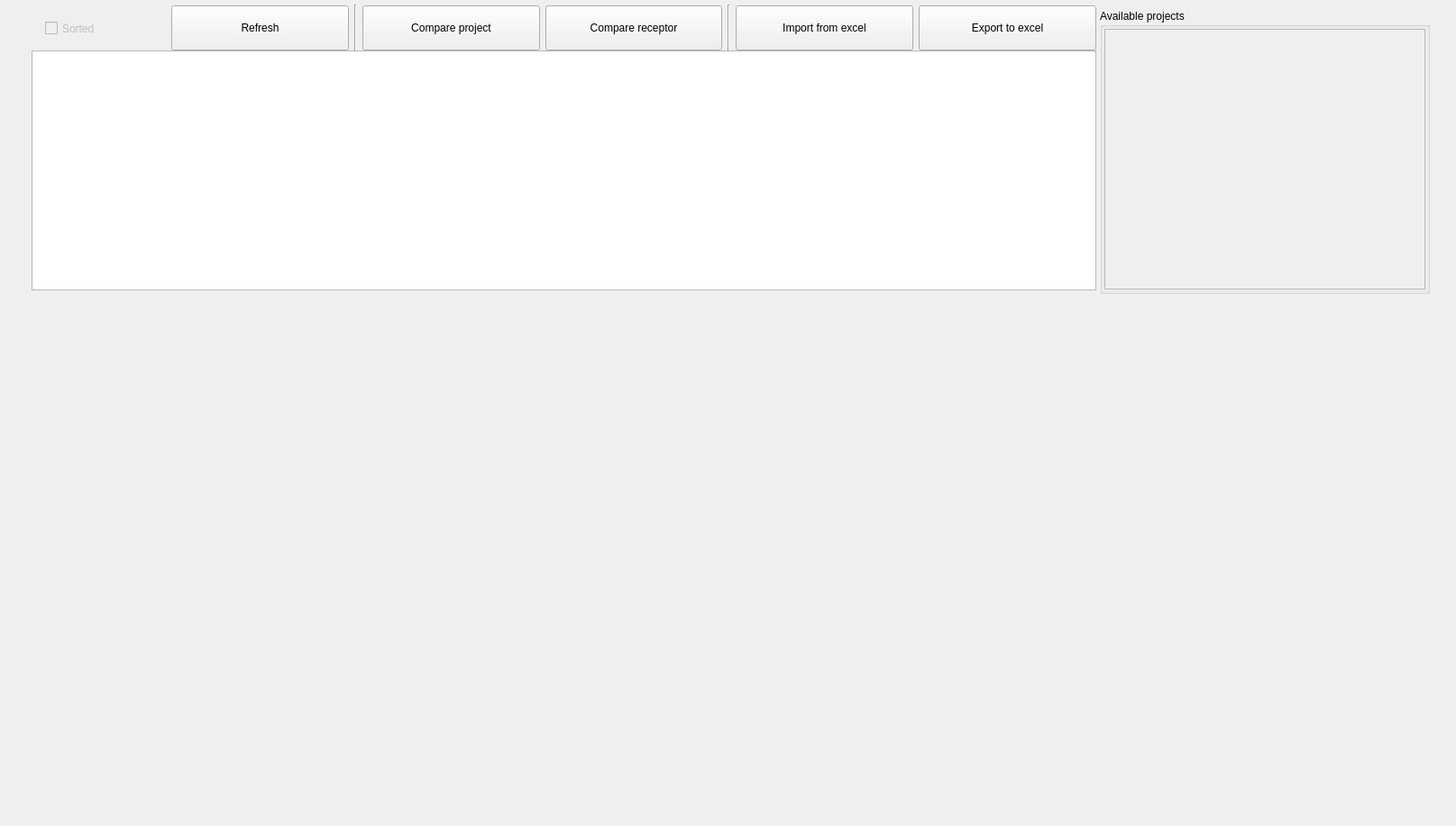
<?xml version="1.0" encoding="UTF-8"?>
<ui version="4.0">
 <class>uiDockingResults</class>
 <widget class="QWidget" name="uiDockingResults">
  <property name="geometry">
   <rect>
    <x>0</x>
    <y>0</y>
    <width>1615</width>
    <height>916</height>
   </rect>
  </property>
  <property name="windowTitle">
   <string>Docking Results</string>
  </property>
  <widget class="QWidget" name="layoutWidget">
   <property name="geometry">
    <rect>
     <x>35</x>
     <y>325</y>
     <width>1551</width>
     <height>576</height>
    </rect>
   </property>
   <layout class="QVBoxLayout" name="verticalLayout_4" stretch="80,500">
    <property name="spacing">
     <number>0</number>
    </property>
    <item>
     <layout class="QVBoxLayout" name="uiToolbarLayout"/>
    </item>
    <item>
     <layout class="QVBoxLayout" name="uiPlotLayout"/>
    </item>
   </layout>
  </widget>
  <widget class="QTableView" name="uiResultsTableView">
   <property name="geometry">
    <rect>
     <x>35</x>
     <y>56</y>
     <width>1181</width>
     <height>266</height>
    </rect>
   </property>
   <property name="alternatingRowColors">
    <bool>true</bool>
   </property>
  </widget>
  <widget class="QCheckBox" name="uiSortedCheck">
   <property name="enabled">
    <bool>false</bool>
   </property>
   <property name="geometry">
    <rect>
     <x>50</x>
     <y>20</y>
     <width>92</width>
     <height>23</height>
    </rect>
   </property>
   <property name="text">
    <string>Sorted</string>
   </property>
  </widget>
  <widget class="QGroupBox" name="groupBox">
   <property name="geometry">
    <rect>
     <x>1220</x>
     <y>10</y>
     <width>366</width>
     <height>316</height>
    </rect>
   </property>
   <property name="title">
    <string>Available projects</string>
   </property>
   <layout class="QVBoxLayout" name="verticalLayout">
    <property name="leftMargin">
     <number>2</number>
    </property>
    <property name="topMargin">
     <number>2</number>
    </property>
    <property name="rightMargin">
     <number>2</number>
    </property>
    <property name="bottomMargin">
     <number>2</number>
    </property>
    <item>
     <widget class="QScrollArea" name="uiProjectsArea">
      <property name="widgetResizable">
       <bool>true</bool>
      </property>
      <widget class="QWidget" name="scrollAreaWidgetContents">
       <property name="geometry">
        <rect>
         <x>0</x>
         <y>0</y>
         <width>354</width>
         <height>284</height>
        </rect>
       </property>
       <widget class="QWidget" name="verticalLayoutWidget">
        <property name="geometry">
         <rect>
          <x>0</x>
          <y>0</y>
          <width>351</width>
          <height>281</height>
         </rect>
        </property>
        <layout class="QVBoxLayout" name="uiProjectsLayout">
         <property name="sizeConstraint">
          <enum>QLayout::SetNoConstraint</enum>
         </property>
        </layout>
       </widget>
      </widget>
     </widget>
    </item>
   </layout>
  </widget>
  <widget class="QWidget" name="">
   <property name="geometry">
    <rect>
     <x>190</x>
     <y>5</y>
     <width>1026</width>
     <height>52</height>
    </rect>
   </property>
   <layout class="QHBoxLayout" name="horizontalLayout">
    <item>
     <widget class="QPushButton" name="uiRefreshButton">
      <property name="minimumSize">
       <size>
        <width>0</width>
        <height>50</height>
       </size>
      </property>
      <property name="text">
       <string>Refresh</string>
      </property>
     </widget>
    </item>
    <item>
     <widget class="Line" name="line_2">
      <property name="orientation">
       <enum>Qt::Vertical</enum>
      </property>
     </widget>
    </item>
    <item>
     <widget class="QPushButton" name="uiCompareProjectButton">
      <property name="minimumSize">
       <size>
        <width>0</width>
        <height>50</height>
       </size>
      </property>
      <property name="text">
       <string>Compare project</string>
      </property>
     </widget>
    </item>
    <item>
     <widget class="QPushButton" name="uiCompareReceptorButton">
      <property name="minimumSize">
       <size>
        <width>0</width>
        <height>50</height>
       </size>
      </property>
      <property name="text">
       <string>Compare receptor</string>
      </property>
     </widget>
    </item>
    <item>
     <widget class="Line" name="line">
      <property name="orientation">
       <enum>Qt::Vertical</enum>
      </property>
     </widget>
    </item>
    <item>
     <widget class="QPushButton" name="uiImportButton">
      <property name="minimumSize">
       <size>
        <width>0</width>
        <height>50</height>
       </size>
      </property>
      <property name="text">
       <string>Import from excel</string>
      </property>
     </widget>
    </item>
    <item>
     <widget class="QPushButton" name="uiExportButton">
      <property name="minimumSize">
       <size>
        <width>0</width>
        <height>50</height>
       </size>
      </property>
      <property name="text">
       <string>Export to excel</string>
      </property>
     </widget>
    </item>
   </layout>
  </widget>
 </widget>
 <resources/>
 <connections>
  <connection>
   <sender>uiResultsTableView</sender>
   <signal>clicked(QModelIndex)</signal>
   <receiver>uiDockingResults</receiver>
   <slot>select_jobs()</slot>
   <hints>
    <hint type="sourcelabel">
     <x>270</x>
     <y>66</y>
    </hint>
    <hint type="destinationlabel">
     <x>284</x>
     <y>0</y>
    </hint>
   </hints>
  </connection>
  <connection>
   <sender>uiExportButton</sender>
   <signal>clicked()</signal>
   <receiver>uiDockingResults</receiver>
   <slot>export_to_excel()</slot>
   <hints>
    <hint type="sourcelabel">
     <x>1019</x>
     <y>27</y>
    </hint>
    <hint type="destinationlabel">
     <x>839</x>
     <y>5</y>
    </hint>
   </hints>
  </connection>
  <connection>
   <sender>uiImportButton</sender>
   <signal>clicked()</signal>
   <receiver>uiDockingResults</receiver>
   <slot>import_from_excel()</slot>
   <hints>
    <hint type="sourcelabel">
     <x>825</x>
     <y>34</y>
    </hint>
    <hint type="destinationlabel">
     <x>640</x>
     <y>-8</y>
    </hint>
   </hints>
  </connection>
  <connection>
   <sender>uiRefreshButton</sender>
   <signal>clicked()</signal>
   <receiver>uiDockingResults</receiver>
   <slot>create_df()</slot>
   <hints>
    <hint type="sourcelabel">
     <x>239</x>
     <y>20</y>
    </hint>
    <hint type="destinationlabel">
     <x>118</x>
     <y>-7</y>
    </hint>
   </hints>
  </connection>
  <connection>
   <sender>uiSortedCheck</sender>
   <signal>stateChanged(int)</signal>
   <receiver>uiDockingResults</receiver>
   <slot>plot()</slot>
   <hints>
    <hint type="sourcelabel">
     <x>58</x>
     <y>30</y>
    </hint>
    <hint type="destinationlabel">
     <x>211</x>
     <y>-5</y>
    </hint>
   </hints>
  </connection>
  <connection>
   <sender>uiCompareProjectButton</sender>
   <signal>clicked()</signal>
   <receiver>uiDockingResults</receiver>
   <slot>compare_project()</slot>
   <hints>
    <hint type="sourcelabel">
     <x>527</x>
     <y>18</y>
    </hint>
    <hint type="destinationlabel">
     <x>439</x>
     <y>-15</y>
    </hint>
   </hints>
  </connection>
  <connection>
   <sender>uiCompareReceptorButton</sender>
   <signal>clicked()</signal>
   <receiver>uiDockingResults</receiver>
   <slot>compare_receptor()</slot>
   <hints>
    <hint type="sourcelabel">
     <x>644</x>
     <y>30</y>
    </hint>
    <hint type="destinationlabel">
     <x>659</x>
     <y>-1</y>
    </hint>
   </hints>
  </connection>
 </connections>
 <slots>
  <slot>select_jobs()</slot>
  <slot>export_to_excel()</slot>
  <slot>import_from_excel()</slot>
  <slot>set_model()</slot>
  <slot>plot()</slot>
  <slot>create_df()</slot>
  <slot>compare_project()</slot>
  <slot>compare_receptor()</slot>
 </slots>
</ui>
